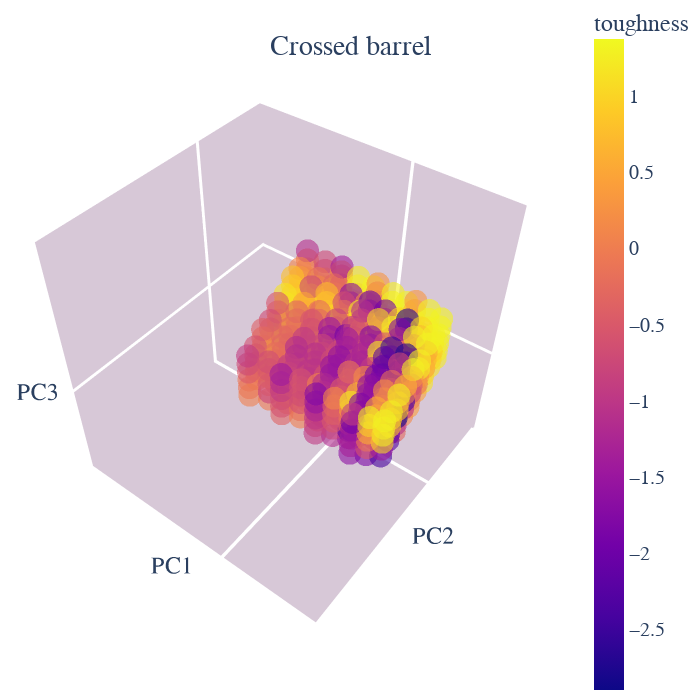

Here is the notebook cell this chart was saved with:
### Markdown cell above
# Visualize in 3D

### Code cell
fig = px.scatter_3d(X_pca, x='PC1', y='PC2', z='PC3',
              color= objective_name, size_max = 20, opacity = 0.6)

# tight layout
fig.update_layout(margin=dict(l=0, r=0, b=0, t=0))

fig.update_layout(
    autosize = False,
    scene = dict(
        xaxis = dict(autorange=False, 
                     nticks=3, 
                     range=[-2.5,4],
                     backgroundcolor="rgb(215, 200,215)",
                     gridcolor="white",
                     gridwidth = 2,
                     linecolor = "rgb(255, 255, 255)",
                     linewidth = 10,
                     showbackground=True,
                     zerolinecolor="rgb(255, 255, 255)",
                     zeroline = True,
                     zerolinewidth = 10,
                     showgrid = True,
                     visible = True,
                     showticklabels = False),
        yaxis = dict(autorange=False, 
                     nticks=3, 
                     range=[-2.4,5],
                     backgroundcolor="rgb(215, 200,215)",
                     gridcolor="white",
                     gridwidth = 2,
                     linecolor = "rgb(255, 255, 255)",
                     linewidth = 10,
                     showbackground=True,
                     zerolinecolor="rgb(255, 255, 255)",
                     zeroline = True,
                     zerolinewidth = 10,
                     showgrid = True,
                     visible = True,
                     showticklabels = False),
        zaxis = dict(autorange=False, 
                     nticks=3, 
                     range=[-3,4.5],
                     backgroundcolor="rgb(215, 200,215)",
                     gridcolor="white",
                     gridwidth = 2,
                     linecolor = "rgb(255, 255, 255)",
                     linewidth = 10,
                     showbackground=True,
                     zerolinecolor="rgb(255, 255, 255)",
                     zeroline = True,
                     zerolinewidth = 10,
                     showgrid = True,
                     visible = True,
                     showticklabels = False)
                ),
    
    scene_camera = dict(
        up=dict(x=0, y=0, z=1),
        center=dict(x=0, y=0, z=0),
        eye=dict(x=-1.2, y=1.56, z=1.92))
)







fig.update_layout(width=700, height=700, plot_bgcolor='rgb(0,0,0)')

fig.update_layout(scene_aspectmode='manual',
                  scene_aspectratio=dict(x=1, y=1, z=1))

fig.update_layout(title = dict(text=dataset_name,
                               x=0.5,
                               y=0.95),
                               font=dict(family="Arial", size=20))

fig.update_layout(font=dict(family="Arial", size=20))


fig.show()

### Figure 1 — Plotly figure (JSON) as saved in the notebook; plotly's stock layout.template omitted (floating-point values rounded to 4 significant figures; data arrays with more than 128 entries replaced by an {"elided": "..."} marker saying what was removed)
{"data": [{"hovertemplate": "PC1=%{x}<br>PC2=%{y}<br>PC3=%{z}<br>toughness=%{marker.color}<extra></extra>", "legendgroup": "", "marker": {"color": {"elided": "600 float values"}, "coloraxis": "coloraxis", "opacity": 0.6, "symbol": "circle"}, "mode": "markers", "name": "", "scene": "scene", "showlegend": false, "type": "scatter3d", "x": {"elided": "600 float values"}, "y": {"elided": "600 float values"}, "z": {"elided": "600 float values"}}], "layout": {"autosize": false, "coloraxis": {"colorbar": {"title": {"text": "toughness"}}, "colorscale": [[0, "#0d0887"], [0.1111, "#46039f"], [0.2222, "#7201a8"], [0.3333, "#9c179e"], [0.4444, "#bd3786"], [0.5556, "#d8576b"], [0.6667, "#ed7953"], [0.7778, "#fb9f3a"], [0.8889, "#fdca26"], [1, "#f0f921"]]}, "font": {"family": "Arial", "size": 20}, "height": 700, "legend": {"tracegroupgap": 0}, "margin": {"b": 0, "l": 0, "r": 0, "t": 0}, "plot_bgcolor": "rgb(0,0,0)", "scene": {"aspectmode": "manual", "aspectratio": {"x": 1, "y": 1, "z": 1}, "camera": {"center": {"x": 0, "y": 0, "z": 0}, "eye": {"x": -1.2, "y": 1.56, "z": 1.92}, "up": {"x": 0, "y": 0, "z": 1}}, "domain": {"x": [0, 1], "y": [0, 1]}, "xaxis": {"autorange": false, "backgroundcolor": "rgb(215, 200,215)", "gridcolor": "white", "gridwidth": 2, "linecolor": "rgb(255, 255, 255)", "linewidth": 10, "nticks": 3, "range": [-2.5, 4], "showbackground": true, "showgrid": true, "showticklabels": false, "title": {"text": "PC1"}, "visible": true, "zeroline": true, "zerolinecolor": "rgb(255, 255, 255)", "zerolinewidth": 10}, "yaxis": {"autorange": false, "backgroundcolor": "rgb(215, 200,215)", "gridcolor": "white", "gridwidth": 2, "linecolor": "rgb(255, 255, 255)", "linewidth": 10, "nticks": 3, "range": [-2.4, 5], "showbackground": true, "showgrid": true, "showticklabels": false, "title": {"text": "PC2"}, "visible": true, "zeroline": true, "zerolinecolor": "rgb(255, 255, 255)", "zerolinewidth": 10}, "zaxis": {"autorange": false, "backgroundcolor": "rgb(215, 200,215)", "gridcolor": "white", "gridwidth": 2, "linecolor": "rgb(255, 255, 255)", "linewidth": 10, "nticks": 3, "range": [-3, 4.5], "showbackground": true, "showgrid": true, "showticklabels": false, "title": {"text": "PC3"}, "visible": true, "zeroline": true, "zerolinecolor": "rgb(255, 255, 255)", "zerolinewidth": 10}}, "title": {"text": "Crossed barrel", "x": 0.5, "y": 0.95}, "width": 700}}
